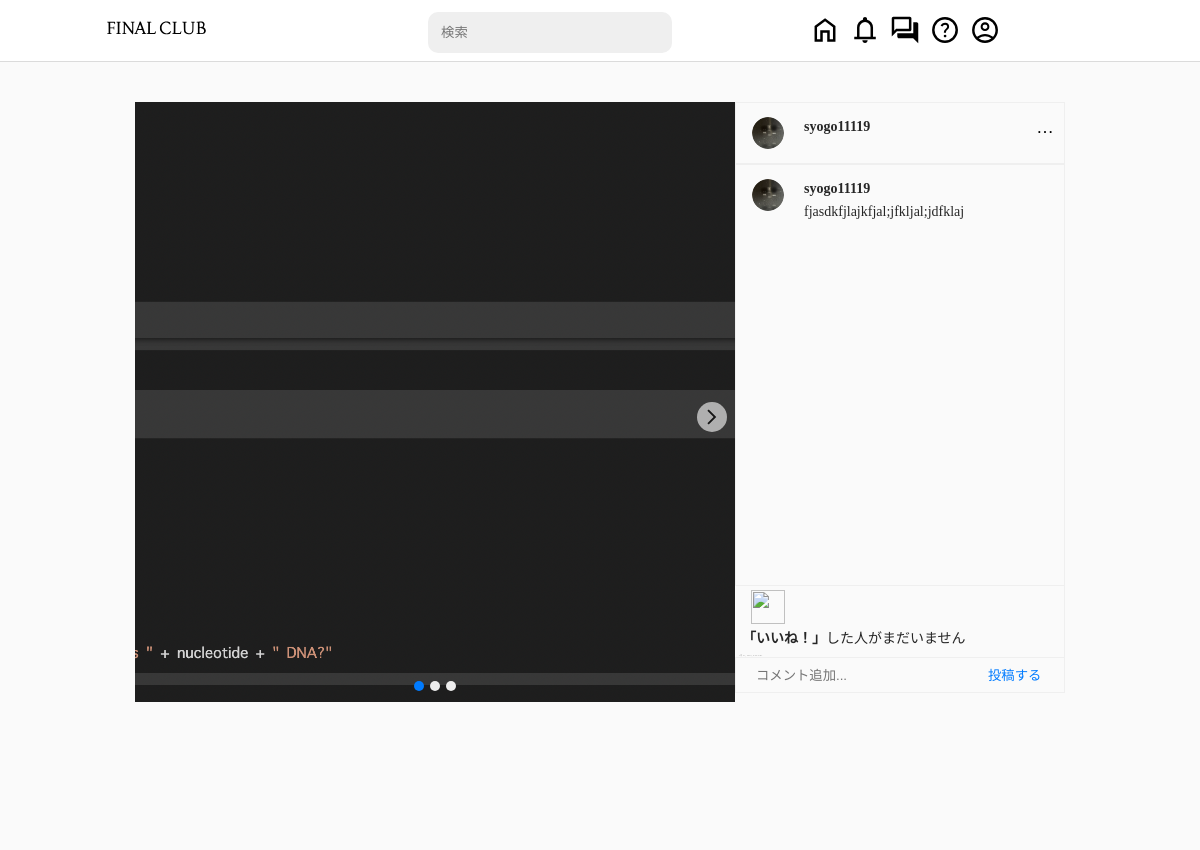
The page /p/9/ (signed in) on the database as committed earlier.
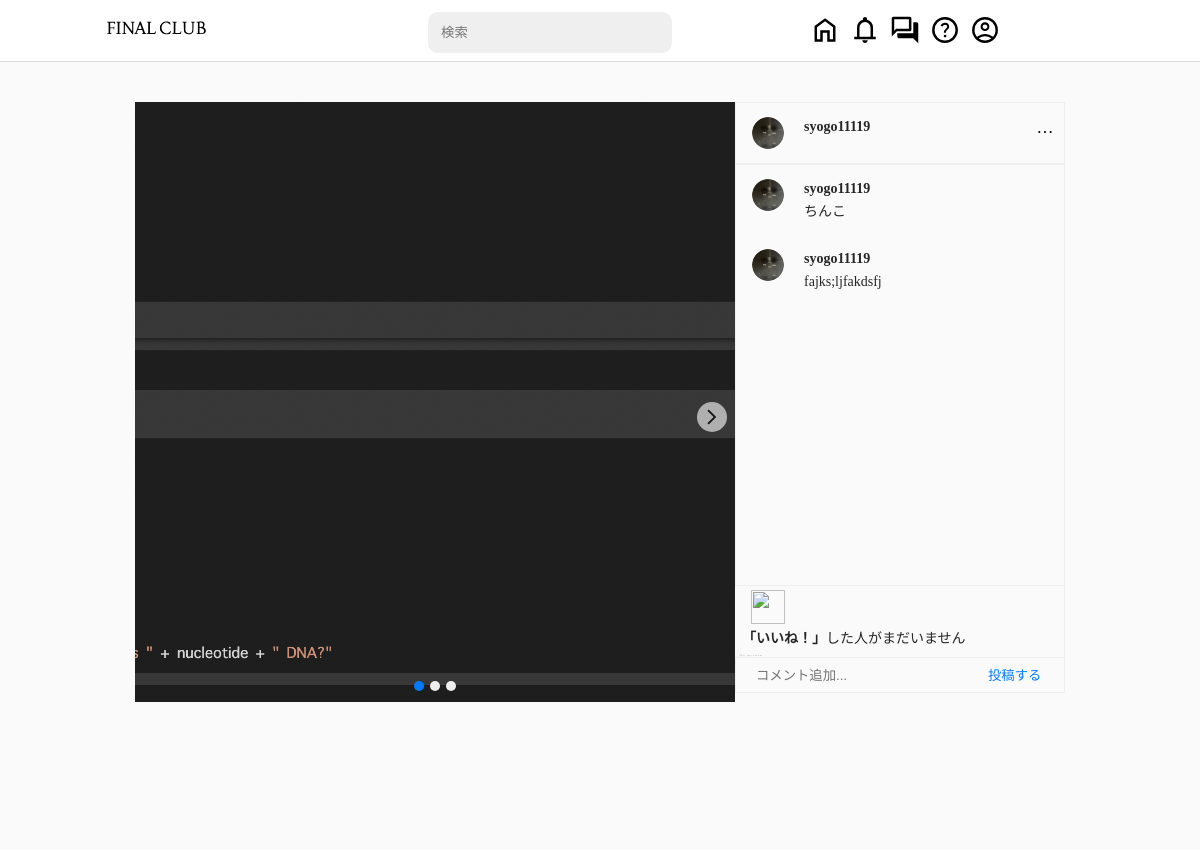
The same page on the database as committed later.
### sns/models.py (models this page shows)
class Boards(models.Model):
    user = models.ForeignKey(
        'Users', on_delete=models.CASCADE, related_name='contributor'
    )
    user_profile = models.ForeignKey(
        'UserProfiles', on_delete=models.CASCADE, related_name='contributor_user_profile'
    )
    picture1 = models.ImageField(upload_to='board_pictures/%Y/%m/%d/', null=True, blank=True)
    picture2 = models.ImageField(upload_to='board_pictures/%Y/%m/%d/', null=True, blank=True)
    picture3 = models.ImageField(upload_to='board_pictures/%Y/%m/%d/', null=True, blank=True)
    picture4 = models.ImageField(upload_to='board_pictures/%Y/%m/%d/', null=True, blank=True)
    picture5 = models.ImageField(upload_to='board_pictures/%Y/%m/%d/', null=True, blank=True)
    picture6 = models.ImageField(upload_to='board_pictures/%Y/%m/%d/', null=True, blank=True)
    picture7 = models.ImageField(upload_to='board_pictures/%Y/%m/%d/', null=True, blank=True)
    picture8 = models.ImageField(upload_to='board_pictures/%Y/%m/%d/', null=True, blank=True)
    picture9 = models.ImageField(upload_to='board_pictures/%Y/%m/%d/', null=True, blank=True)
    picture10 = models.ImageField(upload_to='board_pictures/%Y/%m/%d/', null=True, blank=True)
    description = models.TextField(max_length=200, null=True, blank=True)
    create_at = models.DateTimeField(default=datetime.now())
    update_at = models.DateTimeField(default=datetime.now())
    objects = BoardsManager()
    class Meta:
        db_table = 'boards'

class UserProfiles(models.Model):
    username = models.CharField(max_length=255, unique=True)
    nickname = models.CharField(max_length=150)
    user_icon = models.ImageField(upload_to='user_icon/%Y/%m/%d/')
    user = models.OneToOneField(
        'Users', on_delete=models.CASCADE
    )
    introduction = models.TextField(null=True, blank=True, max_length=255)
    objects = UserProfilesManager()
    class Meta:
        db_table = 'profiles'

class BoardsComments(models.Model):
    user = models.ForeignKey(
        'Users', on_delete=models.CASCADE
    )
    user_profile = models.ForeignKey(
        'UserProfiles', on_delete=models.CASCADE
    )
    board = models.ForeignKey(
        'Boards', on_delete=models.CASCADE
    )
    comment = models.TextField(max_length=100)
    create_at = models.DateTimeField(default=datetime.now())
    class Meta:
        db_table = 'boards_comments'

### sns/views.py (the view, shortened to what this page needs)
# urls.py: path('p/<str:board_id>/', BoardView.as_view(), name='board'),
class BoardView(LoginRequiredMixin, TemplateView):
    template_name = 'sns/board.html'
    login_url = reverse_lazy('sns:login')
    def get_context_data(self, **kwargs):
        user = Users.objects.get(id=self.request.user.id)
        username = UserProfiles.objects.get(user=user).username
        context = super().get_context_data(**kwargs)
        board = Boards.objects.get(id=self.kwargs.get('board_id'))
        like = BoardsLikes.objects.filter(board=board)
        if like.count() >= 2:
            like_count = 2
        elif like.count() == 0:
            like_count = 0
        else:
            like_count = 1
        if BoardsLikes.objects.filter(board=board, user=user):
            liked = 1
        else:
            liked = 0
        comment = BoardsComments.objects.filter(board=board)
        context['board'] = board
        context['like'] = like.first()
        context['like_count'] = like_count
        context['comments'] = comment
        context['username'] = username
        context['liked'] = liked
        notification_items = []
        notifications = Notifications.objects.filter(receiver_id=user)
        for notification in notifications:
            action_user = Users.objects.get(id=notification.action_user_id)
            action_user_profile = UserProfiles.objects.get(user=action_user)
            receiver_user = Users.objects.get(id=notification.receiver_id)
            receiver_user_profile = UserProfiles.objects.get(user=receiver_user)
            board = ''
            date = (now() - notification.create_at)
            date_days = date.days
            date_second = date.seconds
            date_minute = date_second // 60
            date_hour = date_minute // 60
            if date_second < 60:
                day = str(date_second) + '秒前'
            elif date_minute < 60:
                day = str(date_minute) + '分前'
            elif date_hour < 60:
                day = str(date_hour) + '時間前'
            else:
                for i in range(1, 8):
                    if date_days <= i * 7:
                        if i == 1:
                            day = str(date_days) + '日前'
                        day = str(i) + '週間前'
            if notification.action_id != 1:
                board = Boards.objects.get(id=notification.board_id)
            followed = ''
            if notification.action_id == 1:
                followed = FollowFollowerUser.objects.filter(follow_user=receiver_user, follower_user=action_user)
                if followed:
                    followed = True
                else:
                    followed = False
            comment = ''
            if notification.action_id == 3:
                comment = notification.comment
            items = {
                'action_id': notification.action_id,
                'action_user_profile': action_user_profile,
                'receiver_user_profile': receiver_user_profile,
                'board': board,
                'day': day,
                'followed': followed,
                'comment': comment
            }
            notification_items.append(items)
        context['notifications'] = notification_items
        return context

### templates/sns/board.html (shortened to what this page needs)
{% extends "sns/base.html" %}
{% block file%}
{% load static %}
<link rel="stylesheet" href="{% static 'sns/css/board.css' %}">
{% endblock %}
{% block content %}
<div class="board-container">
    <div class="board-wrap">
        <div class="picture-container">
            <div class="picture-wrap">
                {% if board.picture1 %}
                <img src="{{ board.picture1.url }}" class="target" alt="">
                {% endif %}
            </div>
            <div class="navigator">
                {% if board.picture2 %}
                <div class="board-next">
                </div>
                {% endif %}
            </div>
            <div class="position-wrap">
                {% if board.picture2 %}
                <div class="position blue"></div>
                <div class="position"></div>
                {% endif %}
                {% if board.picture3 %}
                <div class="position"></div>
                {% endif %}
            </div>
        </div>
        <div class="right-container">
            <div class="board-header-wrap">
                <div class="board-header-contents">
                    <div class="board-user-wrap">
                        <div class="board-icon">
                            <a href="{% url 'sns:user_home' board.user_profile.username %}"><img src="{{ board.user_profile.user_icon.url}}" alt=""></a>
                        </div>
                        <div class="board-username">
                            <a href="{% url 'sns:user_home' board.user_profile.username %}">{{ board.user_profile.username }}</a>
                        </div>
                    </div>
                    <div class="board-setting">
                        <div class="three-point">
                            <img src="{% static 'sns/img/home/three_point.svg' %}" alt="">
                        </div>
                    </div>
                </div>
            </div>
            <div class="board-middle-container">
                <div class="board-middle-wrap">
                    {% if board.description %}
                    <div class="comments-container">
                        <div class="comments-wrap">
                        <div class="comment-user-icon">
                            <a href="{% url 'sns:user_home' board.user_profile.username %}"><img src="{{ board.user_profile.user_icon.url}}" alt=""></a>
                        </div>
                        <div class="comment-username">
                            <a href="{% url 'sns:user_home' board.user_profile.username %}">{{ board.user_profile.username }}</a>
                            <div class="comment-text">
                                {{ board.description }}
                            </div>
                        </div>
                        </div>
                    </div>
                    {% endif %}
                    {% for comment in comments %}
                    <div class="comments-container">
                        <div class="comments-wrap">
                            <div class="comment-user-icon">
                                <a href="{% url 'sns:user_home' comment.user_profile.username%}"><img src="{{ comment.user_profile.user_icon.url}}" alt=""></a>
                            </div>
                            <div class="comment-username">
                                <a href="{% url 'sns:user_home' comment.user_profile.username%}">{{ comment.user_profile.username }}</a>
                                <div class="comment-text">
                                    {{ comment.comment }}
                                </div>
                            </div>
                        </div>
                    </div>
                    {% endfor %}
                </div>
                <div class="board-action-wrap">
                    <div class="favorite-container">
                        <div class="favorite-wrap">
                            {% if liked %}
                                <img class="favorite-action" src="{% static 'sns/img/home/favorite_t.svg' %}" data-boardid="{{ board.pk }}" alt="">
                            {% else%}
                                <img class="favorite-action" src="{% static 'sns/img/home/favorite.svg' %}" data-boardid="{{ board.pk }}" alt="">
                            {% endif %}
                        </div>
                    </div>
                </div>
                <div class="board-like-container">
                    <div class="like-list">
                        {% if like_count == 0 %}
                        <span class="strong">「いいね！」</span>した人がまだいません
                        {% elif like_count == 1 %}
                        <span class="strong">{{ like.user_profile.username}}</span>が「いいね！」しました
                        {% elif like_count == 2 %}
                        <span class="strong">{{ like.user_profile.username }}、その他</span>が「いいね！」しました
                        {% endif %}
                    </div>
                </div>
                <div class="board-time">
                </div>
                <div class="board-comment-action-wrap">
                    <input class="comment" type="text" placeholder="コメント追加...">
                    <input class="comment-submit" type="submit" data-boardid="{{ board.pk }}" value="投稿する">
                </div>
            </div>
        </div>
    </div>
</div>
{% endblock %}

### templates/sns/base.html (shortened to what this page needs)
<!DOCTYPE html>
<html lang="ja">
<head>
    {% load static %}
    <link rel="stylesheet" href="{% static 'sns/css/base.css' %}">
    {% block file %}
    {% endblock %}
</head>
<body>
<div class="header-wrap">
    <nav>
        <div class="header-contain">
            <div class="icon">
                <div class="icon-img">
                    <a href="{% url 'sns:home' %}"><img src="{% static 'sns/img/base/final_club.svg' %}" alt="ロゴ"></a>
                </div>
            </div>
            <div class="search">
                <div class="search-box">
                    <form action="">
                        <label for="search_input"></label><input id="search_input" type="text" placeholder="   検索">
                    </form>
                </div>
            </div>
            <div class="icons">
                <div class="icons-contents">
            <div class="home">
                <div class="home-icon">
                    <a href="{% url 'sns:home' %}" class="home-img"><img src="{% static 'sns/img/base/home.svg' %}" alt="ホームロゴ"></a>
                </div>
            </div>
            <div id="notice" class="notice">
                <div id="notice-icon" class="notice-icon">
                    <img id="notice-icon-img" src="{% static 'sns/img/base/notifications.svg' %}" alt="">
                </div>
            </div>
            <div class="room">
                <div class="room-icon">
                    <a href="" class="room-img"><img src="{% static 'sns/img/base/room.svg' %}" alt=""></a>
                </div>
            </div>
            <div class="questions">
                <div class="questions-icon">
                    <a href="" class="questions-img"><img src="{% static 'sns/img/base/question.svg' %}" alt=""></a>
                </div>
            </div>
            <div class="my-icon">
                <div id="my-icon-contain" class="my-icon-contain">
                    <img src="{% static 'sns/img/base/account_circle.svg' %}" alt="">
                </div>
            </div>
            </div>
            </div>
        </div>
    </nav>
</div>
{% block content %}
{% endblock %}
</body>
</html>

### static/sns/css/base.css (style rules this page uses)
:root { --header-height: 60px; --main-bg-color: rgb(250, 250, 250); --sub-bg-color: rgb(219, 219, 219); --cwhite: white; }
nav { background-color: white; order: 0; padding: 0; }
html { background-color: var(--main-bg-color); }
a { text-decoration: none; color: none; }
img { width: 100%; height: 100%; }
.header-wrap { margin: 0 auto; height: var(--header-height); background-color: white; position: fixed; top: 0; z-index: 1000; width: 100%; }
nav { border-bottom: 1px solid var(--sub-bg-color); height: 61px; }
.header-contain { margin: 0 auto; display: flex; width: 100%; max-width: 1000px; }
.icon { width: 20%; background-color: var(--cwhite); height: var(--header-height) }
.icon-img { width: 56%; text-align: center; top: 50%; font-size: x-large; padding-top: 16px; font-family: 'Dancing Script', cursive; }
.icon-img a { color: inherit; }
.icon-img img { width: 100%; }
.search { width: 40%; background-color: var(--cwhite); height: var(--header-height); margin-left: auto; }
.search-box { text-align: center; padding-top: 12px; }
.search-box input { width: 60%; height: 39px; border-radius: 10px; background-color: rgb(239,239,239); border: white; }
.icons { width: 30%; margin-left: auto; height: var(--header-height); }
.icons-contents { display: flex; height: 100%; padding-top: 15px; }
.icons-contents img { width: 30px; height: 30px; }
.notice { height: 30px; margin-left: 10px; width: 30px; }
.home { height: 30px; margin-left: 10px; }
.room { height: 30px; margin-left: 10px; }
.questions { width: 30px; height: 30px; margin-left: 10px; }
.my-icon { height: 30px; margin-left: 10px; }

Rows that differ between the two databases and show on the page:
changed Boards "syogo11119": description "fjasdkfjlajkfjal;jfkljal;jdfklaj" → "ちんこ"
added BoardsComments: user_profile.user_icon (picture), user_profile.username "syogo11119", comment "fajks;ljfakdsfj"
